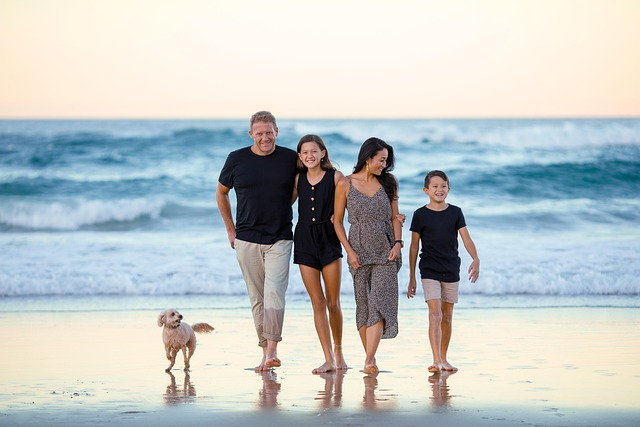
#> input picture ch20/opencv/people.jpg, 640 x 427 px, found by its file name
$ python opencv_detectObj.py
#> lines starting #> are read from the running program, lines starting #| are printed output that depends on the picture; after the words box and inside, x2 and y2 are one past the last pixel; in counts of white or black regions, pixels touching at a corner belong together
# opencv_detectObj.py

import cv2

# 이미지 파일 읽기
image = cv2.imread(r'ch20\opencv\people.jpg')
#> image is the input picture: shape (427, 640, 3); mean B, G, R 196.7, 197.3, 191.9

# 2. 얼굴 검출을 위한 모델 확인
# haarcascade_eye.xml
# haarcascade_russian_plate_number.xml
# haarcascade_car.xml

face_path = cv2.data.haarcascades + \
        'haarcascade_frontalface_default.xml'

# 3. 이미지를 그레이스케일로 변환
gray = cv2.cvtColor(image,cv2.COLOR_BGR2GRAY)
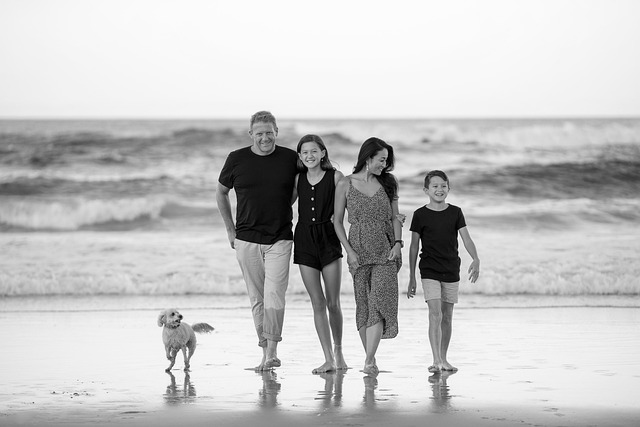
#> gray: shape (427, 640); min 0, max 254, mean 195.6

# 4. 캐드케이스 분류기 생성
face_cascade = cv2.CascadeClassifier(face_path)

faces = face_cascade.detectMultiScale(
    gray,                       # 입력 이미지(그레이스케일)
    scaleFactor=1.1,            # 이미지 크기를 줄여가며 검출(1.1배씩 감소:10%씩 줄여가면서 검사)
                                # 얼굴 크기는 사람마다 다르므로 이미지를 축소하면서 얼굴을 검색
    minNeighbors=3,             # 객체로 인지되기 위한 최소 중복 검출수
                                # 보통 4~6 정도가 안정적
    minSize=(10,10),            # 최소 객체(얼굴) 크기 => 이 크기보다 작은 객체는 얼굴로 간주 않음
    maxSize=(200,600)           # 최대 객체(얼굴) 크기 => 이 크기보다 큰 객체는 얼굴로 간주 않음
    )
#> faces = [[252, 123, 26, 26], [297, 141, 26, 26], [425, 175, 27, 27], [417, 351, 62, 62]]


print(faces)        # [x, y, w, h]
#| [[252 123  26  26]
#|  [297 141  26  26]
#|  [425 175  27  27]
#|  [417 351  62  62]]

for (x, y, w,h) in faces:
    cv2.rectangle(image,
                (x,y),
                (x+w,y+h),
                (200, 0, 0),
                2
                )
#> this loop made 4 passes
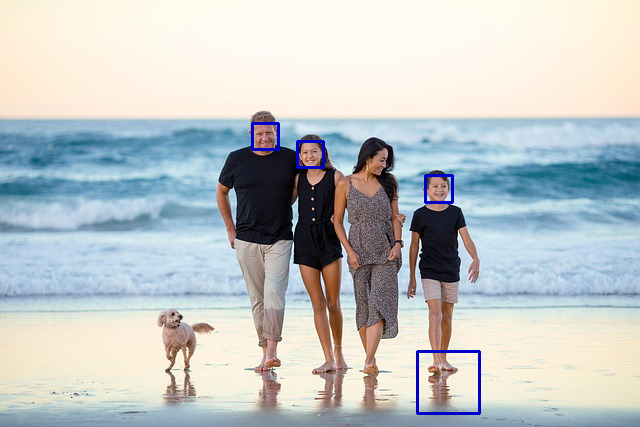
#> image: shape (427, 640, 3); 0.61% of pixels changed, all inside (x1, y1, x2, y2) = (251, 122, 481, 415)

# 이미지 창에 표시
cv2.imshow('Face Detection', image)
cv2.waitKey(0)      # 0 : 무한대기
cv2.destroyAllWindows()

$ run again, with ch20/opencv/sample.jpg copied over ch20/opencv/people.jpg
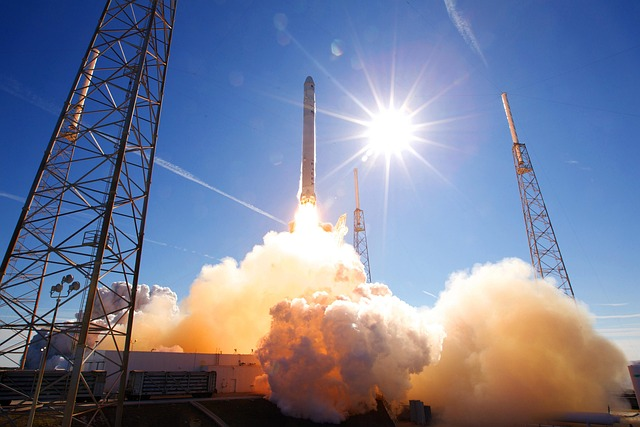
#> input picture ch20/opencv/sample.jpg, 640 x 427 px, found by its file name
#> image is the input picture: shape (427, 640, 3); mean B, G, R 151.6, 126.1, 118.5
#> `gray = cv2.cvtColor(image,cv2.COLOR_BGR2GRAY)`:
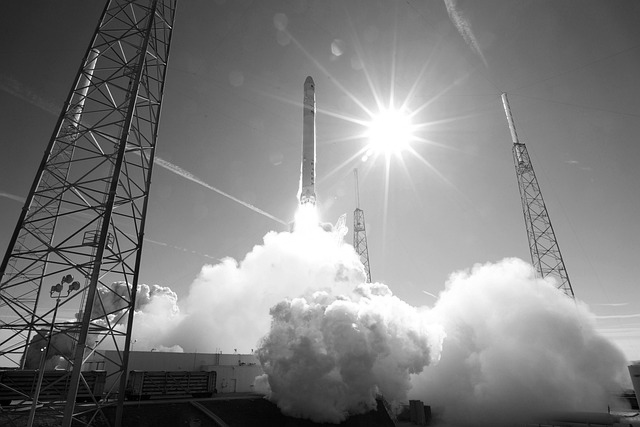
#> gray: shape (427, 640); min 0, max 255, mean 126.7
#> faces = ()
